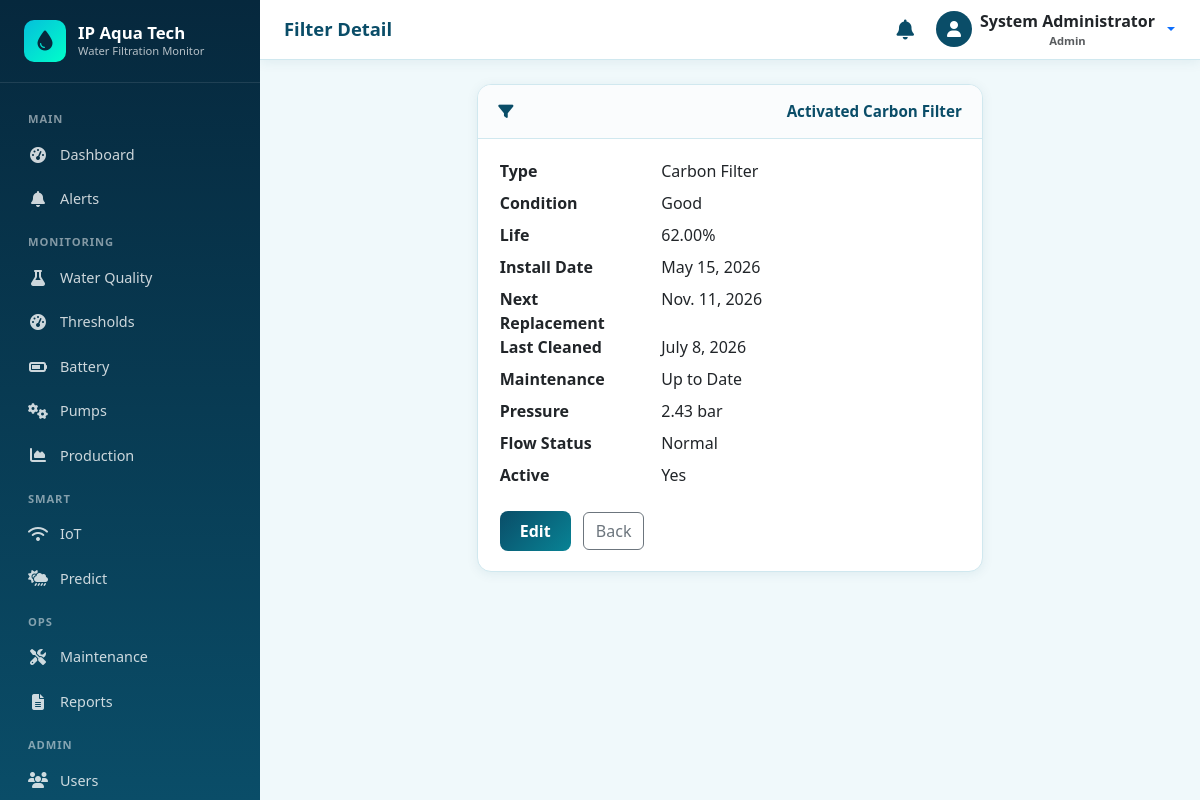
Page /filters/2/ (signed in) on the committed database.
### accounts/models.py (models this page shows, shortened)
class User(AbstractUser):
    class Role(models.TextChoices):
        ADMIN = 'ADMIN', 'Admin'
        OPERATOR = 'OPERATOR', 'Operator'
    role = models.CharField(
        max_length=20,
        choices=Role.choices,
        default=Role.OPERATOR,
        help_text='User role determining access level',
    )
    phone = models.CharField(max_length=20, blank=True)
    is_active = models.BooleanField(default=True)
    created_at = models.DateTimeField(auto_now_add=True)
    updated_at = models.DateTimeField(auto_now=True)
    class Meta:
        ordering = ['-date_joined']
        verbose_name = 'User'
        verbose_name_plural = 'Users'
    @property
    def is_admin_user(self):
        return self.role == self.Role.ADMIN or self.is_superuser

### filters/models.py (models this page shows, shortened)
class Filter(models.Model):
    class FilterType(models.TextChoices):
        SEDIMENT = 'SEDIMENT', 'Sediment Filter'
        CARBON = 'CARBON', 'Carbon Filter'
        RO = 'RO', 'Reverse Osmosis Membrane'
        UV = 'UV', 'UV Lamp'
        CERAMIC = 'CERAMIC', 'Ceramic Filter'
        OTHER = 'OTHER', 'Other'
    name = models.CharField(max_length=100)
    filter_type = models.CharField(
        max_length=20,
        choices=FilterType.choices,
        default=FilterType.SEDIMENT,
    )
    condition = models.CharField(
        max_length=20,
        choices=FilterCondition.choices,
        default=FilterCondition.EXCELLENT,
    )
    life_percentage = models.DecimalField(
        max_digits=5, decimal_places=2, default=100, help_text='Remaining life (%)'
    )
    install_date = models.DateField(default=timezone.localdate)
    expected_lifespan_days = models.PositiveIntegerField(default=180)
    next_replacement_date = models.DateField(null=True, blank=True)
    last_cleaned = models.DateField(null=True, blank=True)
    maintenance_status = models.CharField(
        max_length=20,
        choices=MaintenanceStatus.choices,
        default=MaintenanceStatus.UP_TO_DATE,
    )
    system_pressure = models.DecimalField(
        max_digits=6, decimal_places=2, default=0, help_text='Differential pressure (bar)'
    )
    flow_status = models.CharField(max_length=50, default='Normal')
    is_active = models.BooleanField(default=True)
    notes = models.TextField(blank=True)
    last_updated = models.DateTimeField(auto_now=True)
    created_at = models.DateTimeField(auto_now_add=True)
    class Meta:
        ordering = ['name']
        verbose_name = 'Filter'
        verbose_name_plural = 'Filters'

### filters/views.py (the view)
# urls.py: path('<int:pk>/', views.filter_detail, name='filter_detail'),
@login_required
def filter_detail(request, pk):
    obj = get_object_or_404(Filter, pk=pk)
    return render(request, 'filters/filter_detail.html', {'object': obj})

### notifications/context_processors.py (called while the page is built)
def unread_notifications(request):
    if request.user.is_authenticated:
        count = Notification.objects.filter(
            is_read=False,
            is_resolved=False,
        ).filter(
            models_q(request.user)
        ).count()
        recent = Notification.objects.filter(
            is_resolved=False,
        ).filter(
            models_q(request.user)
        )[:5]
        return {
            'unread_notification_count': count,
            'recent_notifications': recent,
        }
    return {
        'unread_notification_count': 0,
        'recent_notifications': [],
    }

def models_q(user):
    from django.db.models import Q
    return Q(recipient__isnull=True) | Q(recipient=user)

### templates/filters/filter_detail.html (shortened to what this page needs)
{% extends 'base.html' %}
{% block page_title %}Filter Detail{% endblock %}
{% block content %}
<div class="row justify-content-center">
  <div class="col-lg-7">
    <div class="card card-aqua">
      <div class="card-header"><i class="fas fa-filter me-2"></i>{{ object.name }}</div>
      <div class="card-body">
        <dl class="row mb-0">
          <dt class="col-sm-4">Type</dt><dd class="col-sm-8">{{ object.get_filter_type_display }}</dd>
          <dt class="col-sm-4">Condition</dt><dd class="col-sm-8">{{ object.get_condition_display }}</dd>
          <dt class="col-sm-4">Life</dt><dd class="col-sm-8">{{ object.life_percentage }}%</dd>
          <dt class="col-sm-4">Install Date</dt><dd class="col-sm-8">{{ object.install_date }}</dd>
          <dt class="col-sm-4">Next Replacement</dt><dd class="col-sm-8">{{ object.next_replacement_date }}</dd>
          <dt class="col-sm-4">Last Cleaned</dt><dd class="col-sm-8">{{ object.last_cleaned|default:"—" }}</dd>
          <dt class="col-sm-4">Maintenance</dt><dd class="col-sm-8">{{ object.get_maintenance_status_display }}</dd>
          <dt class="col-sm-4">Pressure</dt><dd class="col-sm-8">{{ object.system_pressure }} bar</dd>
          <dt class="col-sm-4">Flow Status</dt><dd class="col-sm-8">{{ object.flow_status }}</dd>
          <dt class="col-sm-4">Active</dt><dd class="col-sm-8">{% if object.is_active %}Yes{% else %}No{% endif %}</dd>
        </dl>
        <a href="{% url 'filters:filter_edit' object.pk %}" class="btn btn-aqua mt-3">Edit</a>
        <a href="{% url 'filters:filter_list' %}" class="btn btn-outline-secondary mt-3 ms-2">Back</a>
      </div>
    </div>
  </div>
</div>
{% endblock %}

### templates/base.html (shortened to what this page needs)
{% load static %}
<!DOCTYPE html>
<html lang="en">
<head>
  <link href="https://cdn.jsdelivr.net/npm/bootstrap@5.3.3/dist/css/bootstrap.min.css" rel="stylesheet">
  <link href="https://cdnjs.cloudflare.com/ajax/libs/font-awesome/6.5.1/css/all.min.css" rel="stylesheet">
  <link href="{% static 'css/style.css' %}" rel="stylesheet">
</head>
<body {% if chart_url %}data-chart-url="{{ chart_url }}"{% endif %} {% block body_attrs %}{% endblock %}>
  {% if user.is_authenticated %}
  {% include 'includes/sidebar.html' %}
  <div class="main-wrapper">
    <header class="topbar">
      <div class="d-flex align-items-center gap-3">
        <h1 class="page-title">{% block page_title %}Dashboard{% endblock %}</h1>
      </div>
      <div class="d-flex align-items-center gap-3">
        <a href="{% url 'notifications:notification_list' %}" class="btn btn-link text-aqua position-relative p-1">
          <i class="fas fa-bell fa-lg"></i>
        </a>
        <div class="dropdown">
          <button class="btn btn-link text-decoration-none dropdown-toggle d-flex align-items-center gap-2 p-0" type="button" data-bs-toggle="dropdown">
            <span class="rounded-circle bg-aqua d-inline-flex align-items-center justify-content-center text-white" style="width:36px;height:36px;background:var(--aqua-primary);">
              <i class="fas fa-user"></i>
            </span>
            <span class="d-none d-md-inline text-dark fw-semibold">
              {{ user.get_full_name|default:user.username }}
              <small class="d-block text-muted" style="font-size:0.7rem;">{{ user.get_role_display }}</small>
            </span>
          </button>
        </div>
      </div>
    </header>
    <div class="content-area">
      {% block content %}{% endblock %}
    </div>
  </div>
  {% else %}
    {% block auth_content %}{% endblock %}
  {% endif %}
</body>
</html>

### static/css/style.css (style rules this page uses)
:root { --aqua-primary: #0a4d68; --aqua-secondary: #088395; --aqua-accent: #05bfdb; --aqua-light: #00ffca; --aqua-bg: #f0f9fb; --aqua-sidebar: #06283d; --aqua-sidebar-hover: #0a4d68; --aqua-card: #ffffff; --status-normal: #198754; --status-warning: #ffc107; --status-critical: #dc3545; --status-info: #0dcaf0; --text-dark: #1a1a2e; --text-muted: #6c757d; --border-color: #d0e8ef; --sidebar-width: 260px; --topbar-height: 60px; --radius: 12px; --shadow: 0 2px 12px rgba(10, 77, 104, 0.08); --shadow-lg: 0 8px 30px rgba(10, 77, 104, 0.12); }
* { box-sizing: border-box; }
body { font-family: 'Segoe UI', system-ui, -apple-system, sans-serif; background: var(--aqua-bg); color: var(--text-dark); min-height: 100vh; overflow-x: hidden; }
.main-wrapper { margin-left: var(--sidebar-width); min-height: 100vh; transition: margin-left 0.3s ease; }
.topbar { height: var(--topbar-height); background: var(--aqua-card); border-bottom: 1px solid var(--border-color); display: flex; align-items: center; justify-content: space-between; padding: 0 1.5rem; position: sticky; top: 0; z-index: 1030; box-shadow: var(--shadow); }
.topbar .page-title { font-weight: 700; color: var(--aqua-primary); font-size: 1.15rem; margin: 0; }
.content-area { padding: 1.5rem 1.75rem 2.5rem; max-width: 1280px; }
.card-aqua { background: var(--aqua-card); border-radius: 14px; border: 1px solid var(--border-color); box-shadow: var(--shadow); overflow: hidden; }
.card-aqua .card-header { background: #fafcfd; border-bottom: 1px solid var(--border-color); padding: 0.95rem 1.25rem; font-weight: 650; color: var(--aqua-primary); display: flex; align-items: center; justify-content: space-between; flex-wrap: wrap; gap: 0.5rem; font-size: 0.95rem; }
.card-aqua .card-body { padding: 1.25rem 1.35rem; }
.btn-aqua { background: linear-gradient(135deg, var(--aqua-primary), var(--aqua-secondary)); color: #fff; border: none; border-radius: 8px; font-weight: 600; padding: 0.5rem 1.25rem; transition: all 0.2s ease; }
.text-aqua { color: var(--aqua-primary) !important; }
.fw-semibold { font-weight: 600; }

### rows in the picture
User: get_full_name "System Administrator", role "Admin"
Filter: name "Activated Carbon Filter", filter_type "Carbon Filter", condition "Good", life_percentage "62.00", install_date "May 15, 2026", next_replacement_date "Nov. 11, 2026", last_cleaned "July 8, 2026", maintenance_status "Up to Date", system_pressure "2.43", flow_status "Normal"
